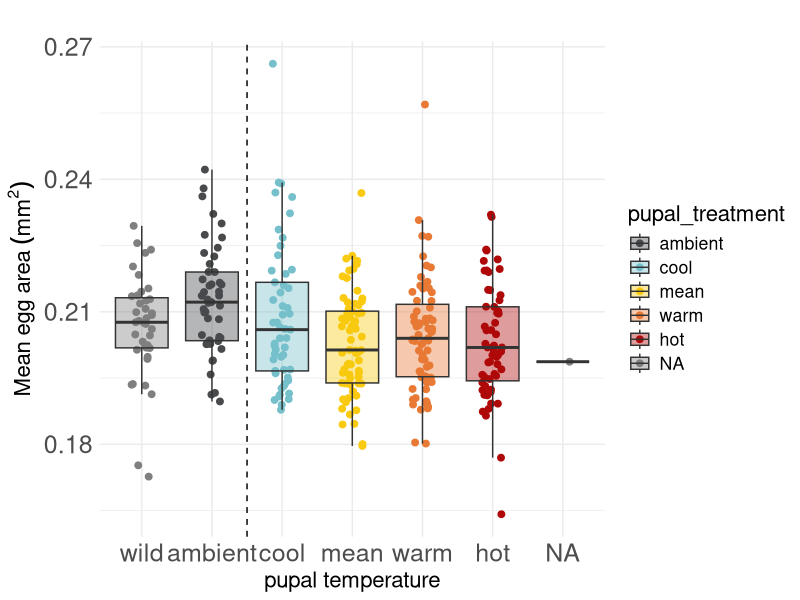
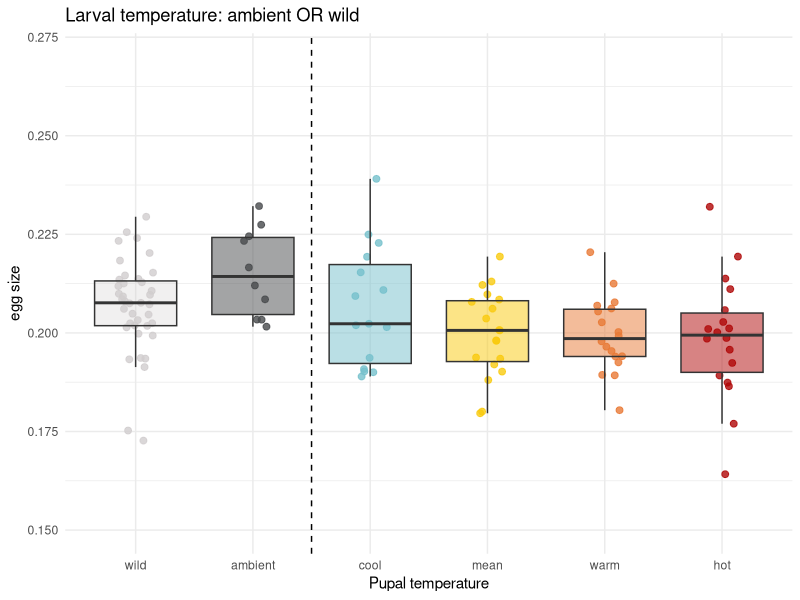
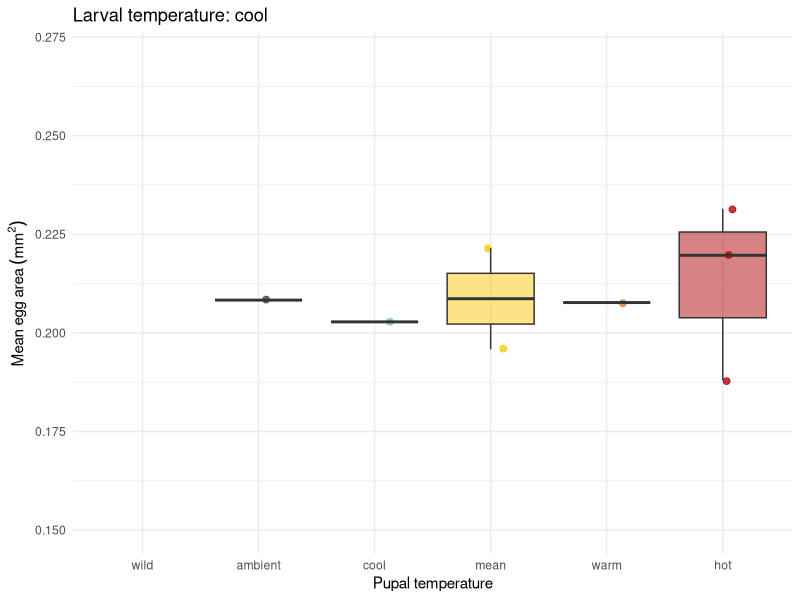
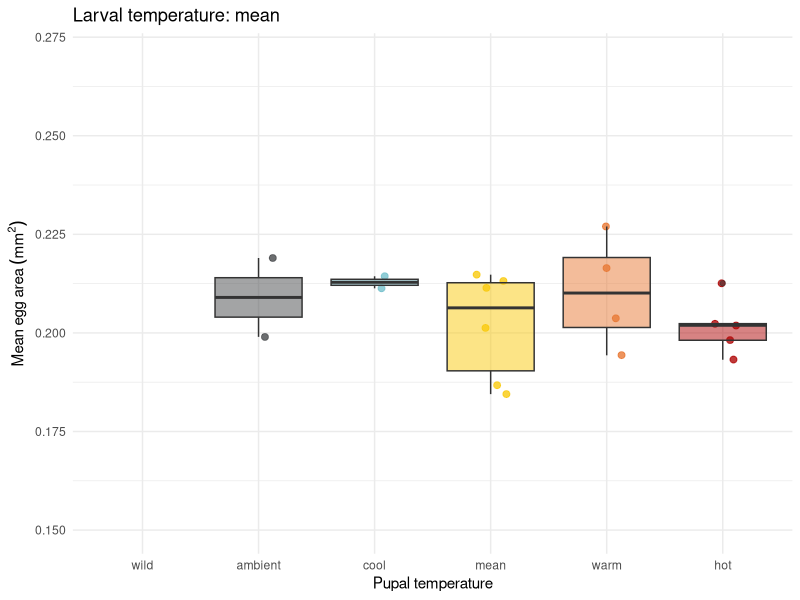
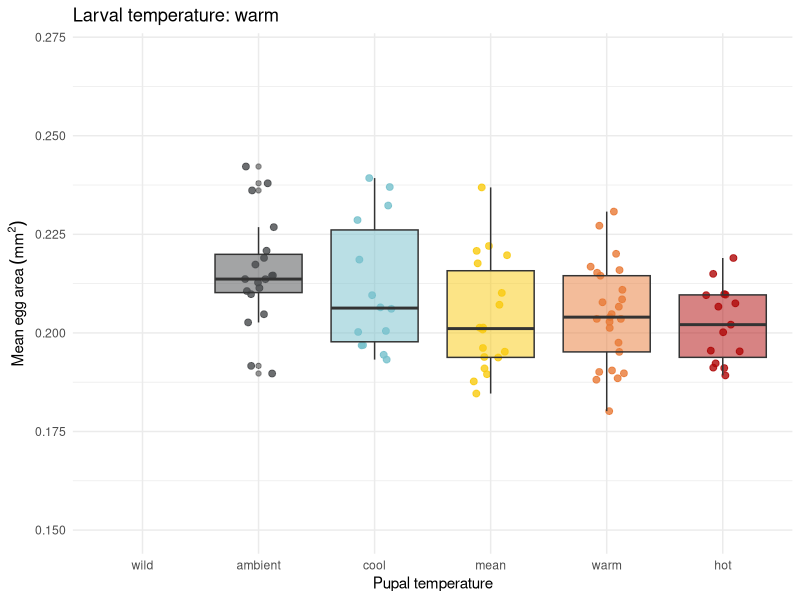
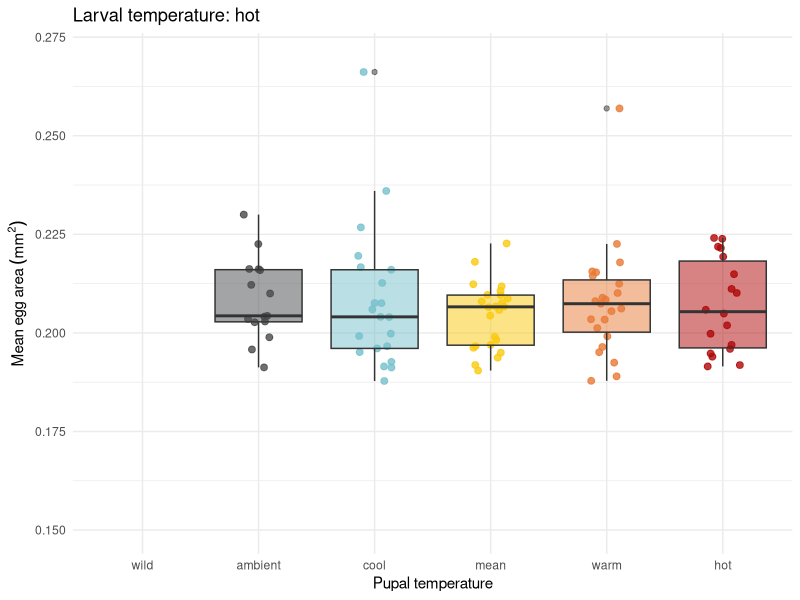
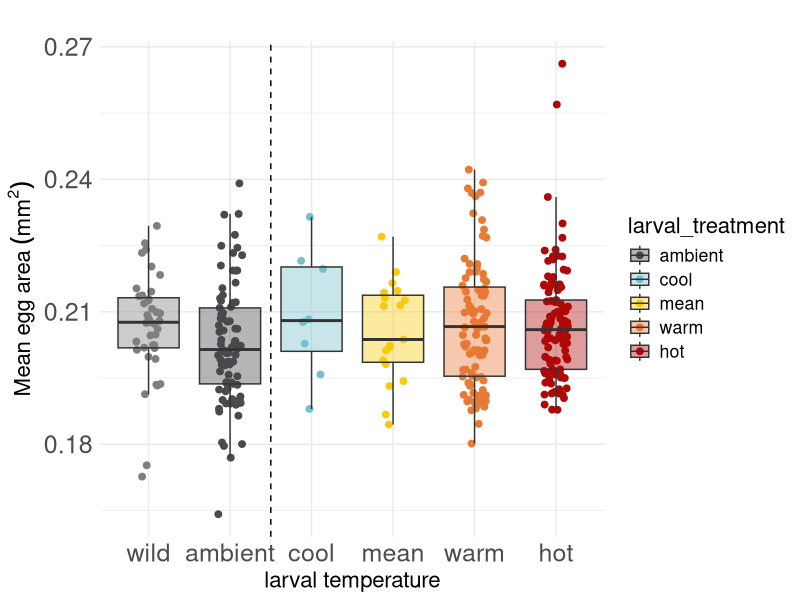
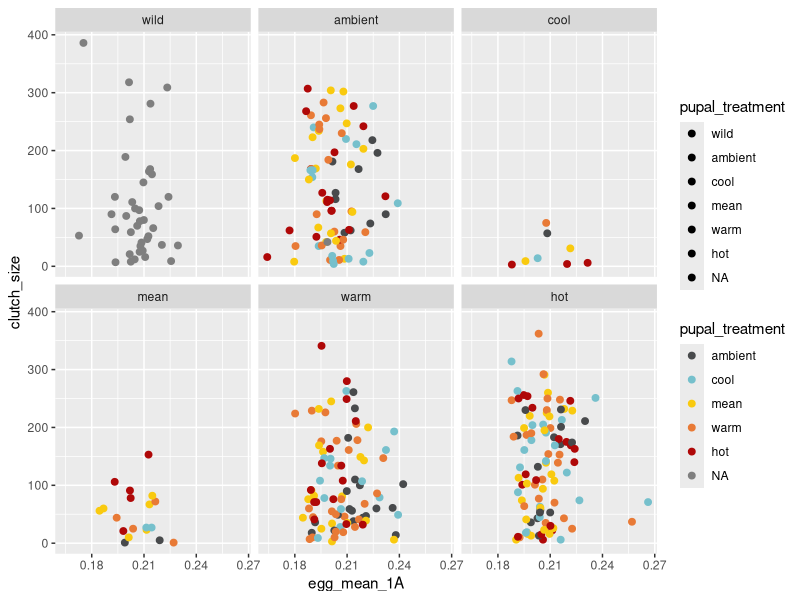

The R source for these figures, in order:
## ---- chunk 1
library(here)
library(ggplot2)
library(tidyverse)
library(lme4)
## ---- chunk 2
#working with the egg counts of the five treatment groups
#read in the dataset
egg_counts <- read.csv(here("data", "emergence_egg_counts(Sheet1).csv"))


#make sure egg counts are stored as numbers
egg_counts$green_eggs  <- as.numeric(egg_counts$green_eggs)
egg_counts$orange_eggs <- as.numeric(egg_counts$orange_eggs)


#read in the wild moths spreadsheet
wild_moths <- read.csv(here("data", "wild moths spreadsheet.csv"))

#make sure the egg counts are stored as numbers
wild_moths$green_eggs <- as.numeric(wild_moths$green_eggs)
wild_moths$green_eggs <- as.numeric(wild_moths$green_eggs)

#clean up wild egg counts dataset
wild_moths_clean <- wild_moths %>%
  select(female_ID, green_eggs, orange_eggs, egg_area) %>%
  mutate(clutch_size = green_eggs + orange_eggs) %>%
  filter(!is.na(clutch_size)) %>%
  mutate(pupal_treatment = "wild", larval_treatment = "wild", sex = "F") %>%
  rename(adultID = female_ID, egg_mean_1A = egg_area)





#clean up the dataset so it only has the females I am interested in
egg_counts_clean <- egg_counts %>%
  bind_rows(wild_moths_clean) %>%
  filter(sex == "F") %>% #only looking at females
  filter(!startsWith(adultID, "F")) %>% #remove sienna's females
  mutate(clutch_size = green_eggs + orange_eggs) %>% #clean up clutch size column
  filter(!is.na(clutch_size)) %>% #remove those with NA clutch size
  mutate(larval_treatment = str_extract(adultID, "^[^.]+")) %>% #make larval treatment column
  mutate( #fix these two rows because they were not assigned pupal treatment correctly
    pupal_treatment = case_when(
      adultID == "CTRL.WTH.152_P6_H" ~ "hot",
      adultID == "HOT.WTH.47_P2_A"   ~ "ambient",
      TRUE                          ~ pupal_treatment
    )
  ) %>%
  mutate(
    larval_treatment = recode(
      larval_treatment,
      CTRL = "ambient",
      MEAN = "mean",
      COOL = "cool",
      WARM = "warm",
      HOT  = "hot",
      WTH = "wild"
    ))

## ---- chunk 3
#working with the egg size results spreadsheet
#read in the spreadsheet
egg_size_results <- read.csv(here("data", "egg size results - blinded.csv"))

#make the clutch codes characters
egg_size_results$clutch_code <- as.character(egg_size_results$clutch_code)



#join the combined spreadsheet to the egg size results
results <- egg_counts_clean %>%
  left_join(egg_size_results, by = "clutch_code") %>%
  mutate(egg_mean_1A = coalesce(egg_mean_1A.x, egg_mean_1A.y)) %>%
  select(-egg_mean_1A.x, -egg_mean_1A.y) %>%
  filter(!is.na(egg_mean_1A))

results$egg_mean_1A <- as.numeric(results$egg_mean_1A)

results <- results %>%
  filter(!is.na(egg_mean_1A))

  

## ---- chunk 4
#convert the pupal temperatures to factors
results$pupal_treatment <- factor(results$pupal_treatment,
                             levels = c("wild", "ambient", "cool", "mean", "warm", "hot"))

#convert the larval  temperatures to factors
results$larval_treatment <- factor(results$larval_treatment,
                             levels = c("wild", "ambient", "cool", "mean", "warm", "hot"))

#assign colours to the temperatures                           
temp_cols <- c(
  ambient = "#484A4C",
  cool    = "#76C0CC",
  mean    = "#F9CA0F",
  warm    = "#E87A36",
  hot     = "#AF0808")

## ---- chunk 5
#Plot all the results together
ggplot(results, aes(x = pupal_treatment, y = egg_mean_1A, fill = pupal_treatment)) +
  geom_jitter(aes(color = pupal_treatment),  width = 0.15, size = 2, alpha = 1.5) +
  geom_boxplot(alpha = 0.4, outlier.shape = NA) +
  geom_vline(xintercept = 2.5, linetype = "dashed", color = "black") +
  scale_x_discrete(labels = levels(factor(results$pupal_treatment))) +
  scale_fill_manual(values = temp_cols) +
  scale_color_manual(values = temp_cols) + 
  theme_minimal() +
  theme(legend.position = "right",
        text = element_text(size = 16),
  axis.title = element_text(size = 16),
  axis.text = element_text(size = 18)) +  
  labs(x = "pupal temperature", y = expression(Mean~egg~area~(mm^2)), title = "") 

larval_temp_ambient <- ggplot(
  results %>% filter(larval_treatment == "ambient"),
  aes(x = pupal_treatment, y = egg_mean_1A, fill = pupal_treatment)
) +
  geom_jitter(aes(color = pupal_treatment),
              width = 0.15, size = 2, alpha = 0.8) +
  geom_boxplot(alpha = 0.5, width = 0.7, outlier.shape = NA) +
  scale_y_continuous(limits = c(0.15, 0.27)) +
  geom_vline(xintercept = 2.5, linetype = "dashed", color = "black") +
  scale_x_discrete(
    limits = levels(results$pupal_treatment),
    drop = FALSE
  ) +
  scale_fill_manual(values = temp_cols) +
  scale_color_manual(values = temp_cols) +
  theme_minimal() +
  theme(legend.position = "none") +
  labs(
    x = "Pupal temperature",
    y = "egg size",
    title = "Larval temperature: ambient OR wild") +
  #overlay wild data
  geom_jitter(
    data = results %>% 
      filter(larval_treatment == "wild"),
    aes(x = pupal_treatment, y = egg_mean_1A),
    inherit.aes = FALSE,
    color = "#D0CDCE",
    width = 0.15,
    size = 2,
    alpha = 0.8) +
  geom_boxplot(
    data = results %>% filter(larval_treatment == "wild"),
    aes(x = pupal_treatment, y = egg_mean_1A),
    inherit.aes = FALSE,
    fill = "#D0CDCE",
    alpha = 0.3,
    width = 0.7,
    outlier.shape = NA
  )

larval_temp_ambient


#make a separate plot for each larval temperature
larval_levels <- c("cool", "mean", "warm", "hot")

plots <- lapply(larval_levels, function(lt) {

  ggplot(
    results %>% 
    filter(larval_treatment == lt),
    aes(x = pupal_treatment, y = egg_mean_1A, fill = pupal_treatment)
  ) +
    geom_jitter(aes(color = pupal_treatment),
                width = 0.15, size = 2, alpha = 0.8) +
    geom_boxplot(alpha = 0.5) +
    scale_x_discrete(
        limits = levels(results$pupal_treatment),
        drop = FALSE) +
    scale_y_continuous(limits = c(0.15, 0.27)) +
    scale_fill_manual(values = temp_cols) +
    scale_color_manual(values = temp_cols) +
    theme_minimal() +
    theme(legend.position = "none") +
    labs(
      x = "Pupal temperature",
      y = expression(Mean~egg~area~(mm^2)),
      title = paste("Larval temperature:", lt)
  )
})

# View first plot
plots[[1]]
plots[[2]]
plots[[3]]
plots[[4]]



## ---- chunk 6
ggplot(results, aes(x = larval_treatment, y = egg_mean_1A, fill = larval_treatment)) +
  geom_jitter(aes(color = larval_treatment),  width = 0.15, size = 2, alpha = 1.5) +
  geom_boxplot(alpha = 0.4, outlier.shape = NA) +
  geom_vline(xintercept = 2.5, linetype = "dashed", color = "black") +
  scale_x_discrete(labels = levels(factor(results$larval_treatment))) +
  scale_fill_manual(values = temp_cols) +
  scale_color_manual(values = temp_cols) + 
  theme_minimal() +
  theme(legend.position = "right",
        text = element_text(size = 16),
  axis.title = element_text(size = 16),
  axis.text = element_text(size = 18)) +  
  labs(x = "larval temperature", y = expression(Mean~egg~area~(mm^2)), title = "") 

## ---- chunk 7
ggplot(results, aes(x = egg_mean_1A, y = clutch_size, fill = pupal_treatment)) +
  geom_point(aes(color = pupal_treatment),  width = 0.15, size = 2, alpha = 1.5) +
  scale_color_manual(values = temp_cols) +
  facet_wrap(~ larval_treatment)


larval_levels <- c("wild", "ambient", "cool", "mean", "warm", "hot")

plots <- lapply(larval_levels, function(lt) {

  ggplot(
    results %>% 
    filter(larval_treatment == lt),
    aes(x = egg_mean_1A, y = clutch_size, fill = pupal_treatment)
  ) +
    geom_point(aes(color = pupal_treatment),
                width = 0.15, size = 2, alpha = 0.8)  +
    scale_fill_manual(values = temp_cols) +
    scale_color_manual(values = temp_cols) +
    scale_x_continuous(limits = c(0.16, 0.26)) +
    theme_minimal() +
    theme(legend.position = "none") +
    labs(
      x = "egg size (mm)",
      y = "clutch size",
      title = paste("Larval temperature:", lt)
    )
})

# View first plot
plots[[1]]
plots[[2]]
plots[[3]]
plots[[4]]
plots[[5]]
plots[[6]]
